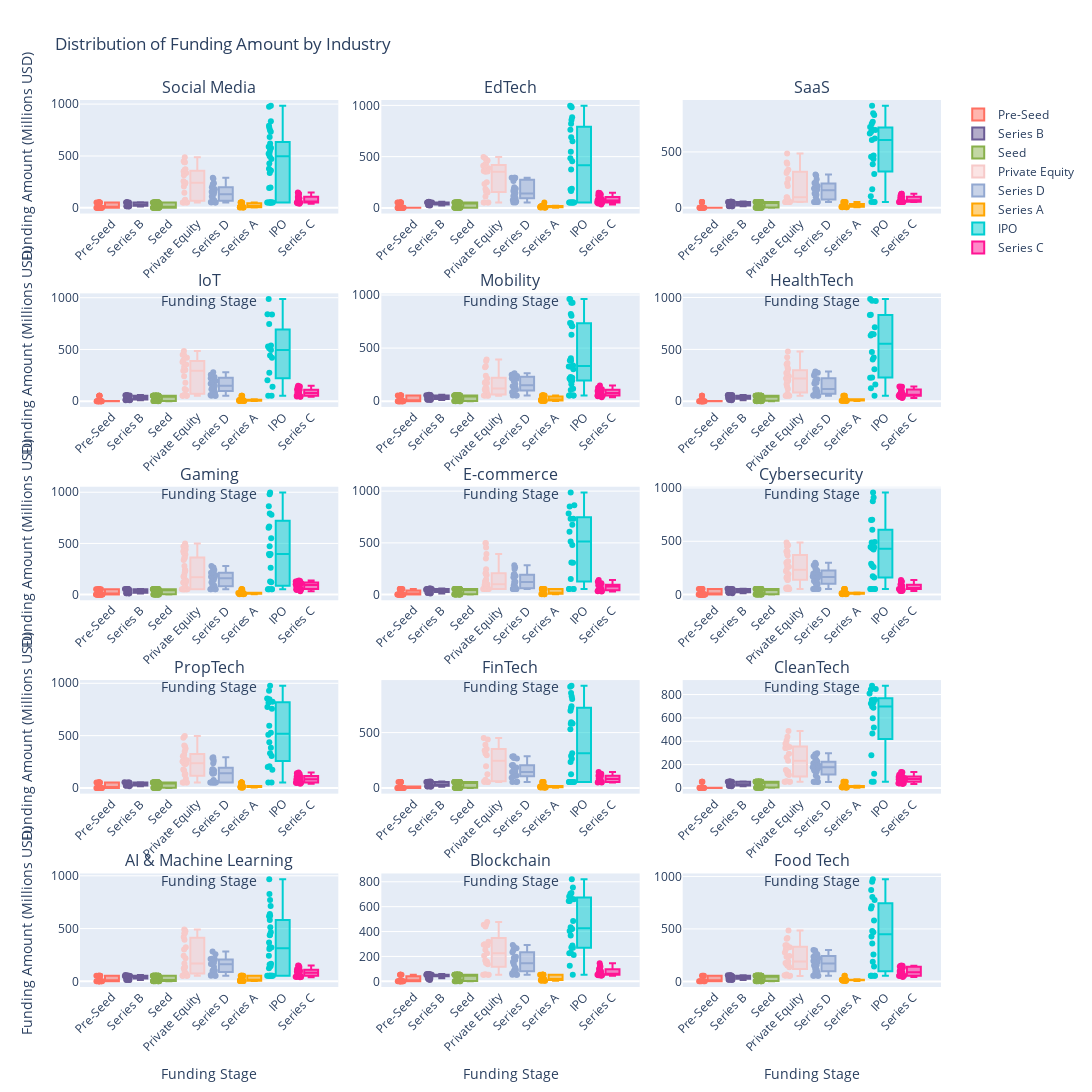

Here is the notebook cell this chart was saved with:
### Markdown cell above
## **Lets Visualize Distribution of Funding Amount by Industry**

### Code cell
# Get all industries
industries = df['Industry'].unique()
n_cols = 3
n_rows = (len(industries) + n_cols - 1) // n_cols

# Create subplot figure
fig = make_subplots(
    rows=n_rows, cols=n_cols,
    subplot_titles=industries,
    shared_yaxes=False,
    horizontal_spacing=0.05,
    vertical_spacing=0.09
)

# Custom color palette for Funding Stage
Funding_Stage_Palette = ["#FF6F61", "#6B5B95", "#88B04B", "#F7CAC9", "#92A8D1",
                         "#FFA500", "#00CED1", "#FF1493", "#8B0000"]

# Add boxplots
for i, industry in enumerate(industries):
    row = (i // n_cols) + 1
    col = (i % n_cols) + 1
    for j, stage in enumerate(df['Funding_Stage'].unique()):
        industry_data = df[(df['Industry']==industry) & (df['Funding_Stage']==stage)]
        y_vals = industry_data['Last_Funding_Amount_USD_Millions']
        
        # Compute summary statistics
        min_val = np.min(y_vals)
        q1 = np.percentile(y_vals, 25)
        median = np.median(y_vals)
        mean = np.mean(y_vals)
        q3 = np.percentile(y_vals, 75)
        max_val = np.max(y_vals)
        
        fig.add_trace(
            go.Box(
                y=y_vals,
                name=stage,
                marker_color=Funding_Stage_Palette[j % len(Funding_Stage_Palette)],
                boxpoints='all',
                jitter=0.5,
                pointpos=-1.8,
                showlegend=(i==0),
                hovertemplate=(
                    f'<b>Industry:</b> {industry}<br>'
                    f'<b>Funding Stage:</b> {stage}<br>'
                    f'<b>Min:</b> {min_val}<br>'
                    f'<b>Q1:</b> {q1}<br>'
                    f'<b>Median:</b> {median}<br>'
                    f'<b>Mean:</b> {mean}<br>'
                    f'<b>Q3:</b> {q3}<br>'
                    f'<b>Max:</b> {max_val}<extra></extra>'
                )
            ),
            row=row, col=col
        )
    
    # Customize x-axis
    fig.update_xaxes(title_text="Funding Stage", row=row, col=col, tickangle=-45)
    
    # Customize y-axis only for first column
    if col == 1:
        fig.update_yaxes(title_text="Funding Amount (Millions USD)", row=row, col=col, showticklabels=True)
    else:
        fig.update_yaxes(title_text="", row=row, col=col, showticklabels=True)

# Update layout
fig.update_layout(
    height=350*n_rows,
    width=1200,
    title_text="Distribution of Funding Amount by Industry",
    showlegend=True
)

fig.show()
